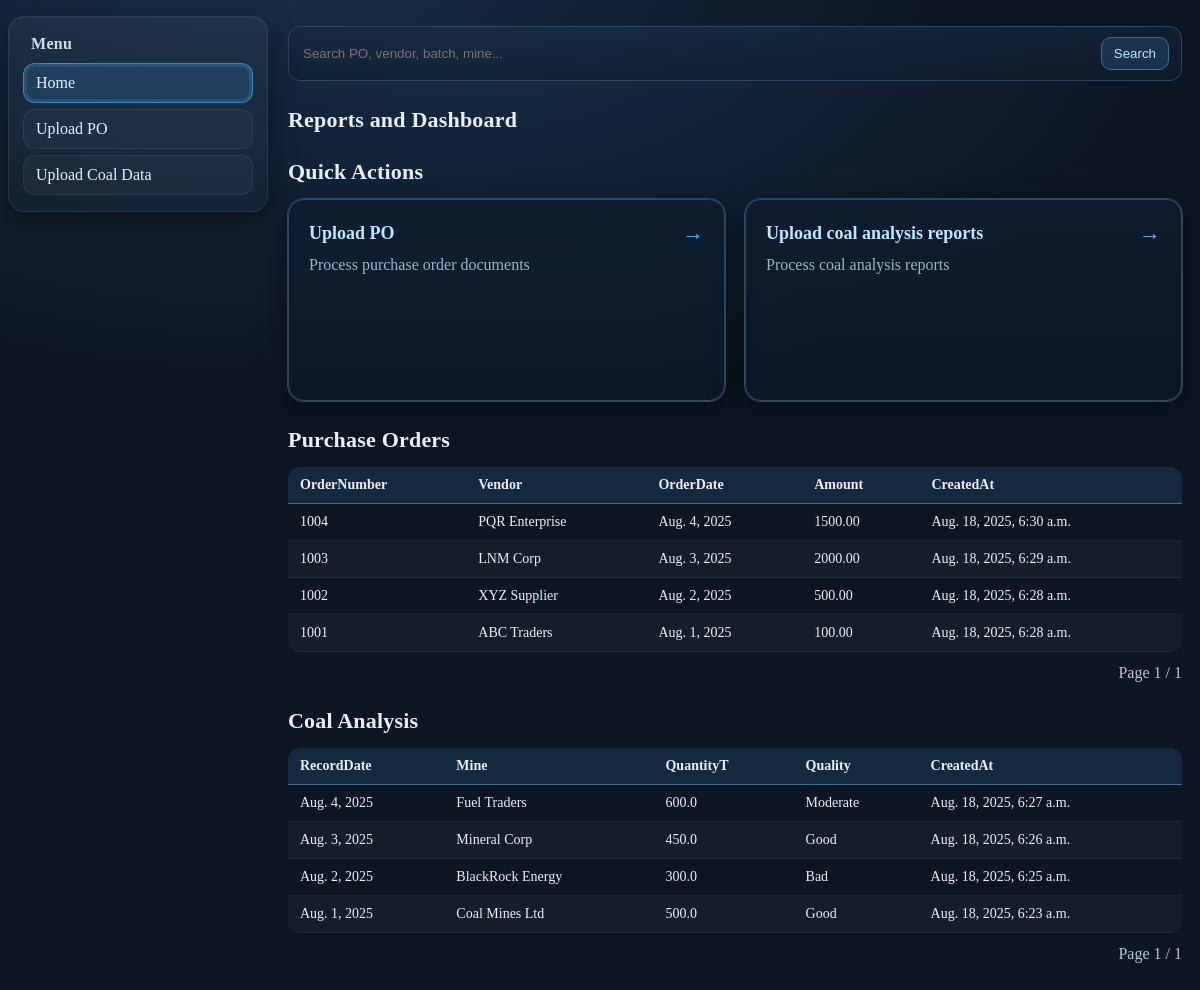
Before: / with the older database file.
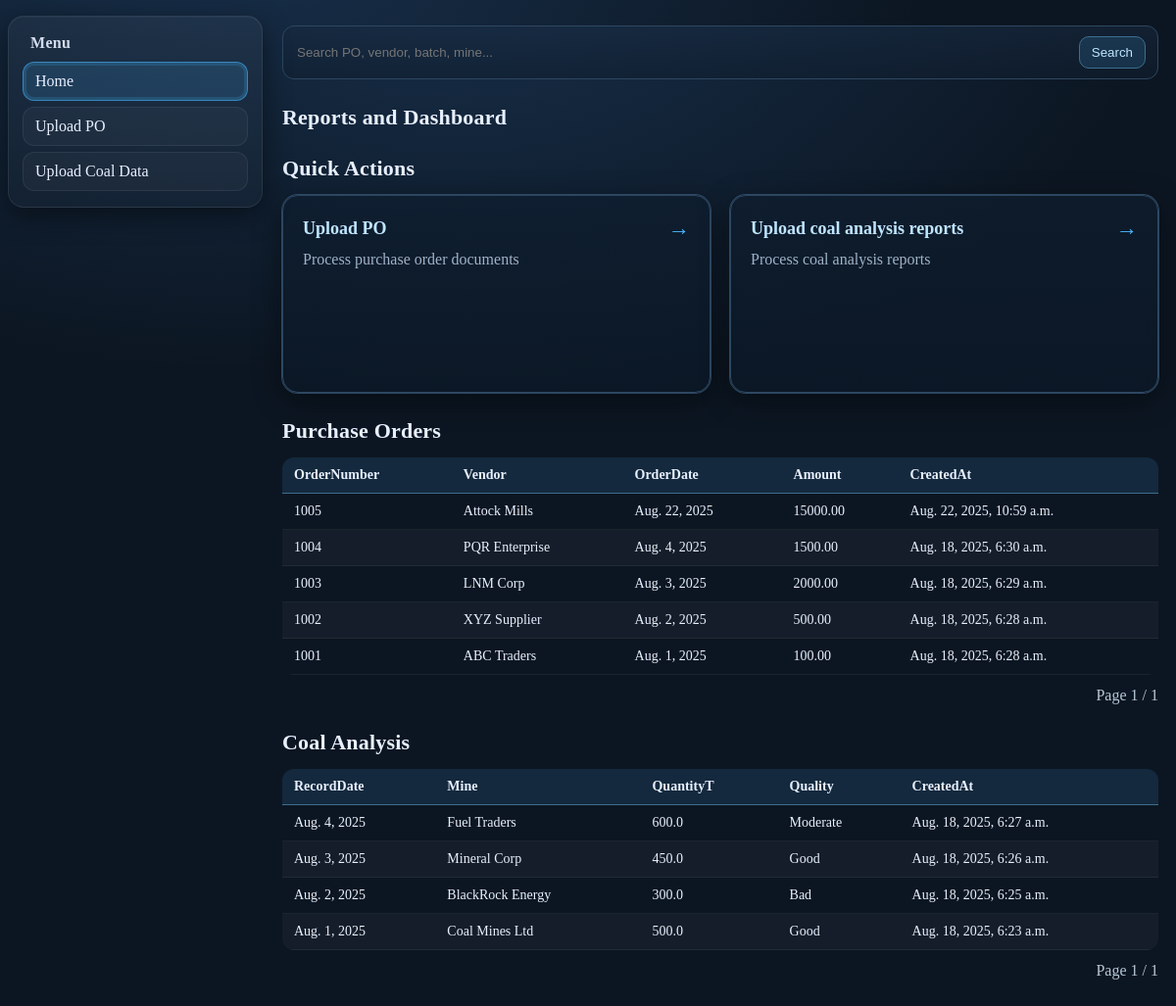
After: the same page with the newer database file.
### myapp/models.py (models this page shows, shortened)
class PurchaseOrder(models.Model):
    order_number = models.CharField(max_length=64)
    vendor       = models.CharField(max_length=128, blank=True)
    order_date   = models.DateField(null=True, blank=True)
    amount       = models.DecimalField(max_digits=12, decimal_places=2, null=True, blank=True)
    created_at   = models.DateTimeField(auto_now_add=True)

class CoalRecord(models.Model):
    record_date  = models.DateField()
    mine         = models.CharField(max_length=128, blank=True)
    quantity_t   = models.FloatField(null=True, blank=True)   # tons
    quality      = models.CharField(max_length=64, blank=True)
    created_at   = models.DateTimeField(auto_now_add=True)

### myapp/views.py (the view, shortened to what this page needs)
# urls.py: path("", views.home, name="home"),
def home(request):
    q = (request.GET.get("q") or "").strip()
    po_qs = PurchaseOrder.objects.all().order_by("-created_at")
    coal_qs = CoalRecord.objects.all().order_by("-created_at")
    po_page = Paginator(po_qs, 10).get_page(request.GET.get("po_page"))
    coal_page = Paginator(coal_qs, 10).get_page(request.GET.get("coal_page"))
    po_headers = ["order_number", "vendor", "order_date", "amount", "created_at"]
    coal_headers = ["record_date", "mine", "quantity_t", "quality", "created_at"]
    context = {
        "q": q,
        "po_page": po_page,
        "coal_page": coal_page,
        "po_headers": po_headers,
        "coal_headers": coal_headers,
    }
    return render(request, "myapp/index.html", context)

### myapp/templatetags/model_extras.py (called while the page is built)
@register.filter
def attr(obj, name):
    return getattr(obj, name)

### myapp/templates/myapp/index.html (shortened to what this page needs)
{% extends "myapp/base.html" %}
{% load static %}
{% load model_extras %}
{% block content %}
<div class="dash-bg">
  <form method="get" class="searchbar glass-card" style="margin-bottom:16px;">
    <input type="text" name="q" value="{{ q }}" placeholder="Search PO, vendor, batch, mine..." />
    <button type="submit">Search</button>
  </form>
  <h2 class="section-title">Reports and Dashboard</h2>
  <h2 class="section-title">Quick Actions</h2>
  <div class="card-grid three">
    <a class="qa-card" href="{% url 'upload_po' %}"><div class="qa-top"><h3>Upload PO</h3><span class="arrow">→</span></div><p>Process purchase order documents</p></a>
    <a class="qa-card" href="{% url 'upload_coal' %}"><div class="qa-top"><h3>Upload coal analysis reports</h3><span class="arrow">→</span></div><p>Process coal analysis reports</p></a>
  </div>
  <h2 class="section-title">Purchase Orders</h2>
  <div class="glass-card">
    <div class="table-wrap">
      <table class="data-table">
        <thead>
          <tr>
            {% for h in po_headers %}
              <th>{{ h|title|cut:"_" }}</th>
            {% endfor %}
          </tr>
        </thead>
        <tbody>
          {% for row in po_page %}
          <tr>
            {% for h in po_headers %}
              <td>{{ row|attr:h }}</td>
            {% endfor %}
          </tr>
          {% empty %}
          <tr><td colspan="{{ po_headers|length }}">No records found.</td></tr>
          {% endfor %}
        </tbody>
      </table>
    </div>
    <div class="pager">
      <span>Page {{ po_page.number }} / {{ po_page.paginator.num_pages }}</span>
    </div>
  </div>
  <h2 class="section-title">Coal Analysis</h2>
  <div class="glass-card">
    <div class="table-wrap">
      <table class="data-table">
        <thead>
          <tr>
            {% for h in coal_headers %}
              <th>{{ h|title|cut:"_" }}</th>
            {% endfor %}
          </tr>
        </thead>
        <tbody>
          {% for row in coal_page %}
          <tr>
            {% for h in coal_headers %}
              <td>{{ row|attr:h }}</td>
            {% endfor %}
          </tr>
          {% empty %}
          <tr><td colspan="{{ coal_headers|length }}">No records found.</td></tr>
          {% endfor %}
        </tbody>
      </table>
    </div>
    <div class="pager">
      <span>Page {{ coal_page.number }} / {{ coal_page.paginator.num_pages }}</span>
    </div>
  </div>
</div>
{% endblock %}

Changed rows visible on the page:
added PurchaseOrder: po_headers "1005" "Attock Mills" "Aug. 22, 2025" "15000.00" "Aug. 22, 2025, 10:59 a.m."
